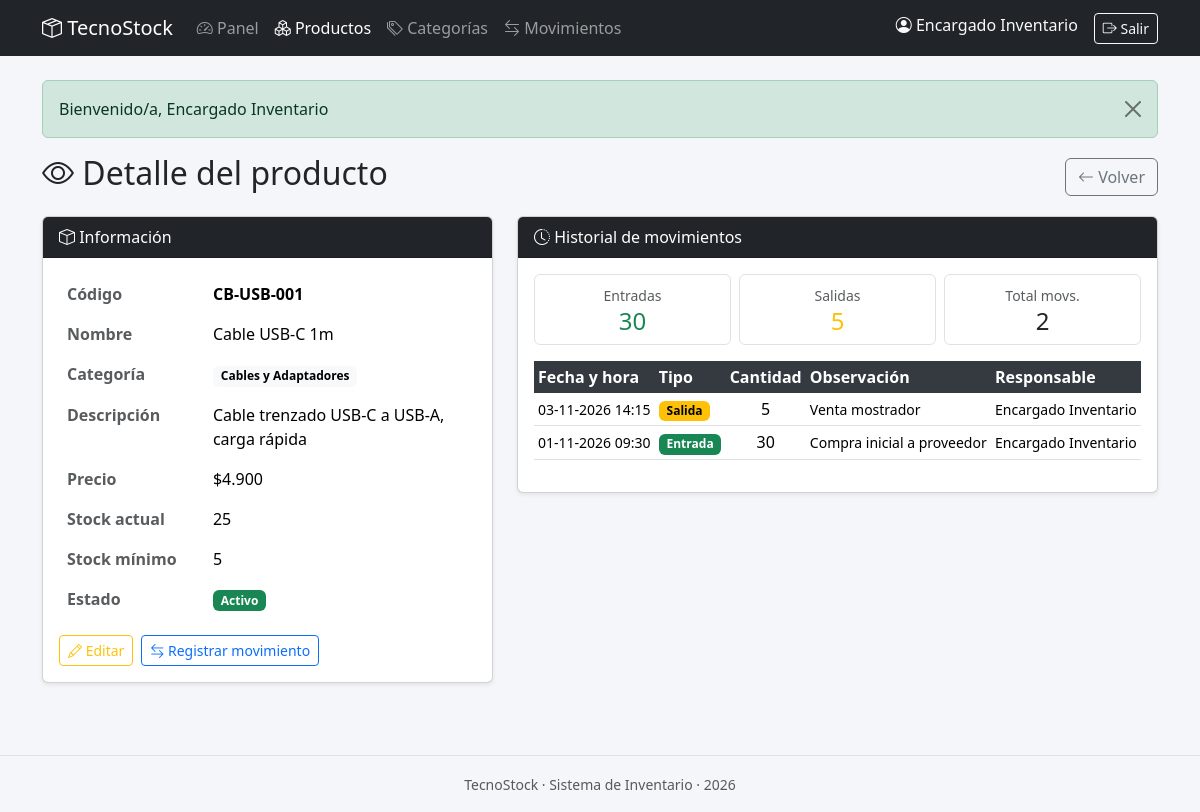
Screenshot of /productos/mostrar.php?id=1 (signed in) with the database file from the repository.
### tables this page shows
CREATE TABLE producto (
    id_producto   INT AUTO_INCREMENT PRIMARY KEY,
    codigo        VARCHAR(40) NOT NULL UNIQUE,
    nombre        VARCHAR(120) NOT NULL,
    descripcion   TEXT DEFAULT NULL,
    precio        DECIMAL(10, 2) NOT NULL DEFAULT 0,
    stock_actual  INT NOT NULL DEFAULT 0,
    stock_minimo  INT NOT NULL DEFAULT 0,
    estado        TINYINT(1) NOT NULL DEFAULT 1,
    id_categoria  INT NOT NULL,
    CONSTRAINT fk_producto_categoria
        FOREIGN KEY (id_categoria) REFERENCES categoria(id_categoria),
    CONSTRAINT chk_precio_positivo
        CHECK (precio >= 0),
    CONSTRAINT chk_stock_actual_positivo
        CHECK (stock_actual >= 0),
    CONSTRAINT chk_stock_minimo_positivo
        CHECK (stock_minimo >= 0)
);

CREATE TABLE categoria (
    id_categoria  INT AUTO_INCREMENT PRIMARY KEY,
    nombre        VARCHAR(80) NOT NULL,
    descripcion   VARCHAR(255) DEFAULT NULL,
    estado        TINYINT(1) NOT NULL DEFAULT 1
);

CREATE TABLE movimiento (
    id_movimiento  INT AUTO_INCREMENT PRIMARY KEY,
    fecha_hora     DATETIME NOT NULL DEFAULT CURRENT_TIMESTAMP,
    tipo           ENUM('entrada', 'salida') NOT NULL,
    cantidad        INT NOT NULL,
    observacion     VARCHAR(255) DEFAULT NULL,
    id_producto    INT NOT NULL,
    id_usuario     INT NOT NULL,
    CONSTRAINT fk_mov_producto
        FOREIGN KEY (id_producto) REFERENCES producto(id_producto),
    CONSTRAINT fk_mov_usuario
        FOREIGN KEY (id_usuario) REFERENCES usuario(id_usuario),
    CONSTRAINT chk_cantidad_positiva
        CHECK (cantidad > 0)
);

CREATE TABLE usuario (
    id_usuario  INT AUTO_INCREMENT PRIMARY KEY,
    nombre      VARCHAR(100) NOT NULL,
    correo      VARCHAR(150) NOT NULL UNIQUE,
    clave       VARCHAR(255) NOT NULL,
    estado      TINYINT(1) NOT NULL DEFAULT 1
);

### includes/functions.php (called while the page is built, shortened)
<?php
function e(string $valor): string
{
    return htmlspecialchars($valor, ENT_QUOTES, 'UTF-8');
}
function formatoPrecio(float $valor): string
{
    return '$' . number_format($valor, 0, ',', '.');
}
function formatoFecha(string $fechaHora): string
{
    $ts = strtotime($fechaHora);
    return date('d-m-Y H:i', $ts);
}

### productos/mostrar.php (the view, shortened to what this page needs)
<?php
require_once __DIR__ . '/../includes/functions.php';
$pdo = getConexion();
$id = (int)($_GET['id'] ?? 0);
$stmt = $pdo->prepare(
    'SELECT p.*, c.nombre AS categoria_nombre
     FROM producto p
     JOIN categoria c ON p.id_categoria = c.id_categoria
     WHERE p.id_producto = ?'
);
$stmt->execute([$id]);
$producto = $stmt->fetch();
$stmt = $pdo->prepare(
    'SELECT m.*, u.nombre AS usuario_nombre
     FROM movimiento m
     JOIN usuario u ON m.id_usuario = u.id_usuario
     WHERE m.id_producto = ?
     ORDER BY m.fecha_hora DESC'
);
$stmt->execute([$id]);
$movimientos = $stmt->fetchAll();
$entradas = 0;
$salidas  = 0;
foreach ($movimientos as $m) {
    if ($m['tipo'] === 'entrada') $entradas += $m['cantidad'];
    else $salidas += $m['cantidad'];
}
include __DIR__ . '/../includes/header.php';
?>
<div class="d-flex justify-content-between align-items-center mb-3">
    <h2><i class="bi bi-eye"></i> Detalle del producto</h2>
    <a href="index.php" class="btn btn-outline-secondary">
        <i class="bi bi-arrow-left"></i> Volver
    </a>
</div>
<div class="row g-4">
    <div class="col-md-5">
        <div class="card shadow-sm">
            <div class="card-header bg-dark text-white">
                <i class="bi bi-box"></i> Información
            </div>
            <div class="card-body">
                <table class="table table-borderless mb-0">
                    <tr>
                        <th class="text-muted" style="width:35%">Código</th>
                        <td><strong><?= e($producto['codigo']) ?></strong></td>
                    </tr>
                    <tr>
                        <th class="text-muted">Nombre</th>
                        <td><?= e($producto['nombre']) ?></td>
                    </tr>
                    <tr>
                        <th class="text-muted">Categoría</th>
                        <td><span class="badge text-bg-light"><?= e($producto['categoria_nombre']) ?></span></td>
                    </tr>
                    <tr>
                        <th class="text-muted">Descripción</th>
                        <td><?= e($producto['descripcion'] ?: '—') ?></td>
                    </tr>
                    <tr>
                        <th class="text-muted">Precio</th>
                        <td><?= formatoPrecio((float)$producto['precio']) ?></td>
                    </tr>
                    <tr>
                        <th class="text-muted">Stock actual</th>
                        <td>
                            <?php if ($producto['stock_actual'] < $producto['stock_minimo']): ?>
                            <span class="badge badge-stock-bajo"><?= $producto['stock_actual'] ?></span>
                            <span class="badge text-bg-warning">Stock bajo</span>
                            <?php else: ?>
                            <?= $producto['stock_actual'] ?>
                            <?php endif; ?>
                        </td>
                    </tr>
                    <tr>
                        <th class="text-muted">Stock mínimo</th>
                        <td><?= $producto['stock_minimo'] ?></td>
                    </tr>
                    <tr>
                        <th class="text-muted">Estado</th>
                        <td>
                            <?php if ($producto['estado'] == 1): ?>
                            <span class="badge badge-activo">Activo</span>
                            <?php else: ?>
                            <span class="badge badge-inactivo">Inactivo</span>
                            <?php endif; ?>
                        </td>
                    </tr>
                </table>
                <div class="d-flex gap-2 mt-3">
                    <a href="editar.php?id=<?= $id ?>" class="btn btn-sm btn-outline-warning">
                        <i class="bi bi-pencil"></i> Editar
                    </a>
                    <a href="../movimientos/registrar.php?id_producto=<?= $id ?>" class="btn btn-sm btn-outline-primary">
                        <i class="bi bi-arrow-left-right"></i> Registrar movimiento
                    </a>
                </div>
            </div>
        </div>
    </div>
    <div class="col-md-7">
        <div class="card shadow-sm">
            <div class="card-header bg-dark text-white">
                <i class="bi bi-clock-history"></i> Historial de movimientos
            </div>
            <div class="card-body">
                <div class="row g-2 mb-3">
                    <div class="col-4">
                        <div class="text-center p-2 border rounded">
                            <small class="text-muted">Entradas</small>
                            <h4 class="text-success mb-0"><?= $entradas ?></h4>
                        </div>
                    </div>
                    <div class="col-4">
                        <div class="text-center p-2 border rounded">
                            <small class="text-muted">Salidas</small>
                            <h4 class="text-warning mb-0"><?= $salidas ?></h4>
                        </div>
                    </div>
                    <div class="col-4">
                        <div class="text-center p-2 border rounded">
                            <small class="text-muted">Total movs.</small>
                            <h4 class="mb-0"><?= count($movimientos) ?></h4>
                        </div>
                    </div>
                </div>
                <?php if (empty($movimientos)): ?>
                <p class="text-muted text-center py-4">
                    <i class="bi bi-inbox fs-1 d-block mb-2"></i>
                    Este producto no tiene movimientos registrados.
                </p>
                <?php else: ?>
                <div class="table-responsive">
                    <table class="table table-hover table-sm align-middle">
                        <thead>
                            <tr>
                                <th>Fecha y hora</th>
                                <th>Tipo</th>
                                <th class="text-center">Cantidad</th>
                                <th>Observación</th>
                                <th>Responsable</th>
                            </tr>
                        </thead>
                        <tbody>
                            <?php foreach ($movimientos as $m): ?>
                            <tr>
                                <td><small><?= formatoFecha($m['fecha_hora']) ?></small></td>
                                <td>
                                    <?php if ($m['tipo'] === 'entrada'): ?>
                                    <span class="badge text-bg-success">Entrada</span>
                                    <?php else: ?>
                                    <span class="badge text-bg-warning">Salida</span>
                                    <?php endif; ?>
                                </td>
                                <td class="text-center"><?= $m['cantidad'] ?></td>
                                <td><small><?= e($m['observacion'] ?: '—') ?></small></td>
                                <td><small><?= e($m['usuario_nombre']) ?></small></td>
                            </tr>
                            <?php endforeach; ?>
                        </tbody>
                    </table>
                </div>
                <?php endif; ?>
            </div>
        </div>
    </div>
</div>
<?php include __DIR__ . '/../includes/footer.php'; ?>

### assets/css/style.css (style rules this page uses)
body { background-color: #f4f6f9; }
.badge-activo { background-color: #198754; color: #fff; }
.table thead th { background-color: #343a40; color: #fff; border: none; }

### rows the page displays
producto: codigo "CB-USB-001", nombre "Cable USB-C 1m", id_categoria.nombre "Cables y Adaptadores", descripcion "Cable trenzado USB-C a USB-A, carga rápida", precio "$4.900", stock_actual "25", stock_minimo "5"
movimiento: fecha_hora "03-11-2026 14:15", tipo "Salida", cantidad "5", observacion "Venta mostrador", id_usuario.nombre "Encargado Inventario"
movimiento: fecha_hora "01-11-2026 09:30", tipo "Entrada", cantidad "30", observacion "Compra inicial a proveedor", id_usuario.nombre "Encargado Inventario"

### other values shown
nombreUsuario() "Encargado Inventario"
$flash['mensaje'] "Bienvenido/a, Encargado Inventario"
$entradas "30"
$salidas "5"
count($movimientos) "2"
